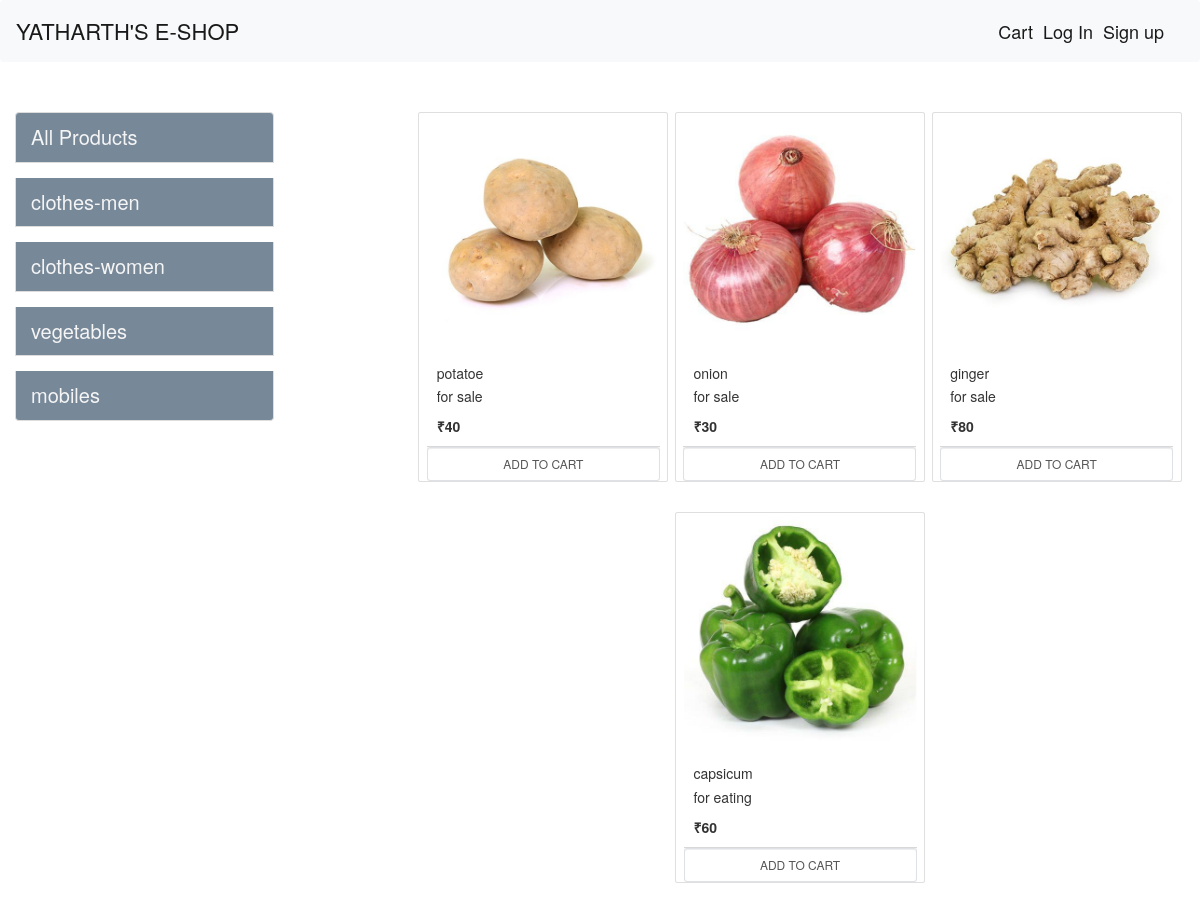
Screenshot of /?category=3 with the database file from the repository.
### store/models.py (models this page shows, shortened)
class Category(models.Model):
    name=models.CharField(max_length=20)
    @staticmethod
    def collectall():
        return Category.objects.all()

class Product(models.Model):
    name=models.CharField(max_length=50)
    price=models.IntegerField(default=0)
    description=models.CharField(max_length=200,default='',null=True,blank=True)
    Category=models.ForeignKey(Category, on_delete=models.CASCADE,default=1)
    image=models.ImageField(upload_to='uploads/products/',default='')
    @staticmethod
    def collectbycategoryid(category_id):
        if(category_id):
            return Product.objects.filter(Category_id=category_id)
        else:
            return collectall()

### store/views.py (the view, shortened to what this page needs)
# urls.py: path('',index.as_view(),name='homepage'),
class index(View):
    def get(self,request):
        prds= None
        cart=request.session.get('cart')
        if not cart:
            request.session.cart={}
        cats=Category.collectall()
        catid=request.GET.get('category')
        if catid:
            prds=Product.collectbycategoryid(catid)
        else:
            prds=Product.getallproducts()
        return render(request,'index.html',{'products':prds,'Category':cats})

### store/templatetags/cart.py (called while the page is built)
@register.filter(name='isincart') #name specifies what name to call it with in the html
def isincart(product,cart):
    key=cart.keys()
    for id in key:
        if int(id)==product.id:
            return True
    return False

@register.filter(name="currency")
def currency(number):
    return "₹"+str(number)

### store/templates/index.html (shortened to what this page needs)
{% extends 'base.html'%}
{% block content%}
{% load cart%}
<div class="row">
  <div class="container-fluid mt-5 ">
    <div class="col-lg-4 mx-auto">
      <div class="list-group mb-3 " style="width:70%;">
        <a href="/" class="list-group-item list-group-item-action mb-4" style="font-size: 20px; color:whitesmoke; background-color:lightslategray;">All Products</a>
        {% for cat in Category%}
        <a href="/?category={{cat.id}}" class="list-group-item list-group-item-action mb-4" style="font-size: 20px; color:whitesmoke; background-color:lightslategray;">{{cat.name}}</a>
        {% endfor%}
      </div>
    </div>
    <div id="products" class="col-lg-8 mx-auto">
      <div class="row mx-auto">
        {% for product in products%}
        <div class="card mx-auto mb-5" id={{product.id}} style="width: 25rem;">
          <img src="{{product.image.url}}" class="card-img-top" alt="...">
          <div class="card-body">
            <h5 class="card-title">{{product.name}}</h5>
            <p class="card-text">{{product.description}}</p>
            <p class="card-text"><b>{{product.price|currency}}</b></p>
          </div>
          <div class="card-footer p-0 no-gutters">
            {% if product|isincart:request.session.cart %}
            <div class="row no-gutters">
              <form action="/#{{product.id}}" class="col-2 px-2" method="post">
                {% csrf_token %}
               <input hidden type="text" name='product' value="{{product.id}}">
               <input hidden type="text" name='remove' value="True">
               <input type="submit" value="-" class="btn btn-block btn-secondary px-3">
              </form>
              <div class="text-center col mt-2">{{product|cartquant:request.session.cart}} in your cart</div>
             <form action="/#{{product.id}}" class="col-2 px-2"method="post">
              {% csrf_token %}
             <input hidden type="text" name='product' value="{{product.id}}">
             <input type="submit" value="+" class="btn btn-block btn-secondary px-3">
            </form>
            </div>
            {% else %}
            <form action="/#{{product.id}}" method="POST" class="btn-block">
              <input type="submit" class="btn btn-light border btn-sm form-control" value="ADD TO CART">
            </form>
            {% endif %}
          </div>
        </div>
        {% endfor %}
      </div>
    </div>
  </div>
 </div>
{% endblock %}

### rows the page displays
Category: name "clothes-men"
Category: name "clothes-women"
Category: name "vegetables"
Category: name "mobiles"
Product: {{ product.id }} 2 (drawn), image (picture), name "potatoe", description "for sale", price "₹40"
Product: image (picture), name "onion", description "for sale", price "₹30"
Product: image (picture), name "ginger", description "for sale", price "₹80"
Product: image (picture), name "capsicum", description "for eating", price "₹60"
